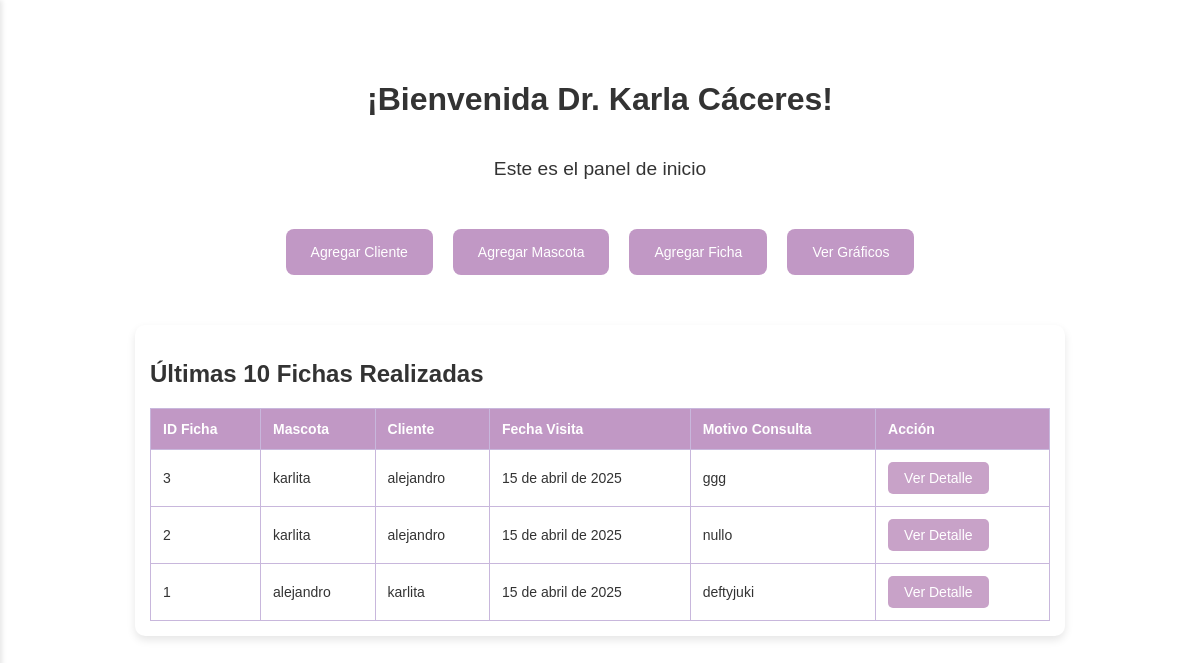
The app's page / (signed in) with its own data.
### vetapp/models.py (models this page shows, shortened)
class Ficha(models.Model):
    id_ficha = models.AutoField(primary_key=True)
    mascota = models.ForeignKey(Mascota, on_delete=models.CASCADE, related_name='fichas')
    cliente = models.ForeignKey(Cliente, on_delete=models.CASCADE)
    fecha_visita = models.DateField(auto_now_add=True)
    motivo_consulta = models.TextField()
    anamnesis_remota = models.TextField()
    anamnesis_actual = models.TextField()
    pc = models.TextField()
    tllc = models.TextField()
    oidos = models.TextField()
    ojos = models.TextField()
    boca = models.TextField()
    linfonodo_submandibular = models.TextField()
    rt = models.CharField(max_length=10)
    fc = models.CharField(max_length=10)
    fr = models.CharField(max_length=10)
    pulso_femoral = models.TextField()
    palpacion_abdominal = models.TextField()
    miembro_reproductor = models.TextField()
    linfonodo_inguinal = models.TextField()
    pelaje = models.TextField()
    temperatura = models.CharField(max_length=10)
    tratamiento = models.TextField()
    recomendaciones = models.TextField()
    receta = models.TextField()

class Mascota(models.Model):
    SEXO_CHOICES = [
        ('Macho', 'Macho'),
        ('Hembra', 'Hembra'),
    ]
    ESPECIE_CHOICES = [
        ('Canino', 'Canino'),
        ('Felino', 'Felino'),
        ('Otro', 'Otro'),
    ]
    ESTADO_REPRODUCTIVO_CHOICES = [
        ('Entero', 'Entero'),
        ('Esterilizado', 'Esterilizado'),
    ]
    id_mascota = models.AutoField(primary_key=True)
    cliente = models.ForeignKey(Cliente, on_delete=models.CASCADE, related_name='mascotas')
    nombre = models.CharField(max_length=100)
    sexo = models.CharField(max_length=10, choices=SEXO_CHOICES)
    raza = models.CharField(max_length=100)
    especie = models.CharField(max_length=20, choices=ESPECIE_CHOICES)
    fecha_nacimiento = models.DateField()
    estado_reproductivo = models.CharField(max_length=15, choices=ESTADO_REPRODUCTIVO_CHOICES)
    def calcular_edad_completa(self):
        today = date.today()
        dias_totales = (today - self.fecha_nacimiento).days
        años = dias_totales // 365
        dias = dias_totales % 365
        años_texto = f"{años} año" if años == 1 else f"{años} años"
        dias_texto = f"{dias} día" if dias == 1 else f"{dias} días"
        return f"{años_texto} y {dias_texto}"
    edad = property(calcular_edad_completa)

class Cliente(models.Model):
    id_cliente = models.AutoField(primary_key=True)
    numero = models.CharField(max_length=20)
    mascota = models.CharField(max_length=100)  # Solo como dato de referencia rápida
    correo = models.EmailField()
    direccion = models.CharField(max_length=200)
    rut = models.CharField(max_length=12)
    nombre = models.CharField(max_length=100)

### vetapp/views.py (the view)
# urls.py: path('', views.home, name='home'),
@login_required
def home(request):
    fichas = Ficha.objects.all().order_by('-id_ficha')[:10]
    return render(request, 'vetapp/home.html', {'fichas': fichas})

### vetapp/templates/vetapp/home.html (shortened to what this page needs)
{% load static %}
<!DOCTYPE html>
<html lang="es">
<head>
    <link rel="stylesheet" href="{% static 'css/style.css' %}">
</head>
<body>
    <div class="home-container">
        <h1>¡Bienvenida Dr. Karla Cáceres!</h1>
        <p>Este es el panel de inicio</p>
        <div class="button-container">
            <a href="{% url 'agregar_cliente' %}"><button>Agregar Cliente</button></a>
            <a href="{% url 'agregar_mascota' %}"><button>Agregar Mascota</button></a>
            <a href="{% url 'agregar_ficha' %}"><button>Agregar Ficha</button></a>
            <button>Ver Gráficos</button>
        </div>
        <div class="tabla-container">
            <h2>Últimas 10 Fichas Realizadas</h2>
            <table>
                <thead>
                    <tr>
                        <th>ID Ficha</th>
                        <th>Mascota</th>
                        <th>Cliente</th>
                        <th>Fecha Visita</th>
                        <th>Motivo Consulta</th>
                        <th>Acción</th>
                    </tr>
                </thead>
                <tbody>
                    {% for ficha in fichas %}
                        <tr>
                            <td>{{ ficha.id_ficha }}</td>
                            <td>{{ ficha.mascota.nombre }}</td>
                            <td>{{ ficha.cliente.nombre }}</td>
                            <td>{{ ficha.fecha_visita }}</td>
                            <td>{{ ficha.motivo_consulta }}</td>
                            <td>
                                <a href="{% url 'ver_detalle_ficha' ficha.id_ficha %}">
                                    <button class="detalle-btn">Ver Detalle</button>
                                </a>
                            </td>
                        </tr>
                    {% empty %}
                        <tr>
                            <td colspan="6">No hay fichas disponibles.</td>
                        </tr>
                    {% endfor %}
                </tbody>
            </table>
        </div>
    </div>
</body>
</html>

### static/css/style.css (style rules this page uses)
body { margin: 0; font-family: Arial, sans-serif; background-size: cover; background-position: center; color: #333; height: 100vh; }
.home-container { margin-left: 250px; padding: 40px; display: flex; flex-direction: column; align-items: center; justify-content: center; box-sizing: border-box; }
.home-container h1 { font-size: 2em; margin-bottom: 20px; }
.home-container p { font-size: 1.2em; }
.button-container { margin: 30px 0; display: flex; gap: 20px; flex-wrap: wrap; justify-content: center; }
.button-container button { background-color: #c198c5; border: none; padding: 15px 25px; border-radius: 8px; color: white; cursor: pointer; font-size: 14px; }
.tabla-container { background-color: white; border-radius: 10px; padding: 20px; box-shadow: 0px 4px 8px rgba(0,0,0,0.1); overflow-x: auto; width: 100%; max-width: 900px; margin-top: 20px; }
table { width: 100%; border-collapse: collapse; margin-top: 10px; }
th, td { border: 1px solid #c8b7dc; padding: 12px; text-align: left; }
th { background-color: #c198c5; color: white; }
.detalle-btn { background-color: #c8a2c8; border: none; color: white; padding: 8px 16px; font-size: 14px; border-radius: 5px; cursor: pointer; transition: background-color 0.3s ease; }
.button-container { display: flex; justify-content: space-between; margin-top: 30px; }
@media screen and (max-width: 1280px) { .home-container { margin-left: 0; padding: 60px 20px; } }
@media screen and (max-width: 1280px) { .table-container, .tabla-container { padding: 15px; overflow-x: auto; } }
@media screen and (max-width: 1280px) { .tabla-container table, .table-container table { font-size: 14px; } }

### records on screen
Ficha: id_ficha "3", mascota.nombre "karlita", cliente.nombre "alejandro", fecha_visita "15 de abril de 2025", motivo_consulta "ggg"
Ficha: id_ficha "2", mascota.nombre "karlita", cliente.nombre "alejandro", fecha_visita "15 de abril de 2025", motivo_consulta "nullo"
Ficha: id_ficha "1", mascota.nombre "alejandro", cliente.nombre "karlita", fecha_visita "15 de abril de 2025", motivo_consulta "deftyjuki"
